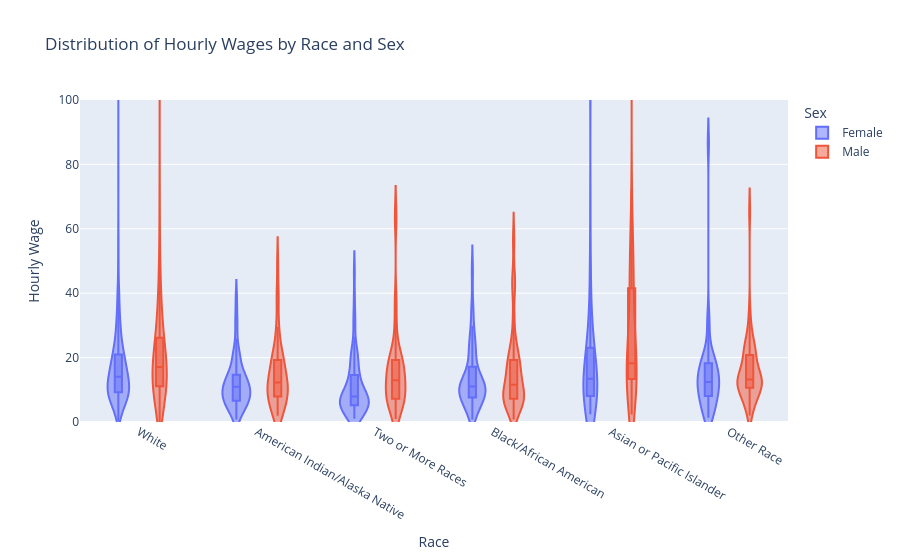

Source (notebook cell):
### Code cell
#si-figure-2
import plotly.express as px
import pandas as pd

data = pd.read_csv(r"Assignment 11 Data\assignment8Data.csv")
#https://usa.ipums.org/usa-action/variables/RACE#codes_section
def map_race(code):
    if code == 100:
        return "White"
    elif code == 200:
        return "Black/African American"
    elif 300 <= code <= 399:
        return "American Indian/Alaska Native"
    elif 400 <= code <= 699:
        return "Asian or Pacific Islander"
    elif code == 700:
        return "Other Race"
    elif 801 <= code <= 996:
        return "Two or More Races"
    else:
        return "Missing/Unknown"

def map_sex(code):
    if code == 1:
        return "Male"
    elif code == 2:
        return "Female"
    else:
        return "Other/Unknown"

data['Race'] = data['raced'].apply(map_race)
data['Sex'] = data['sex'].apply(map_sex)
data['Hourly Wage'] = data['hrwage']

plot_data = data[
    (data['Hourly Wage'] > 0) & 
    (data['Race'] != "Missing/Unknown")
]

fig = px.violin(plot_data, x='Race', y='Hourly Wage', color='Sex', title='Distribution of Hourly Wages by Race and Sex', box=True, points=False)
fig.update_yaxes(range=[0, 100]) #excluding outliers above 100 an hour

fig

### Figure 1 — Plotly figure (JSON) as saved in the notebook; plotly's stock layout.template omitted (floating-point values rounded to 4 significant figures; data arrays with more than 128 entries replaced by an {"elided": "..."} marker saying what was removed)
{"data": [{"alignmentgroup": "True", "box": {"visible": true}, "hovertemplate": "Sex=Female<br>Race=%{x}<br>Hourly Wage=%{y}<extra></extra>", "legendgroup": "Female", "marker": {"color": "#636efa"}, "name": "Female", "offsetgroup": "Female", "orientation": "v", "points": false, "scalegroup": "True", "showlegend": true, "type": "violin", "x": {"elided": "4564 str values"}, "x0": " ", "xaxis": "x", "y": {"elided": "4564 float values"}, "y0": " ", "yaxis": "y"}, {"alignmentgroup": "True", "box": {"visible": true}, "hovertemplate": "Sex=Male<br>Race=%{x}<br>Hourly Wage=%{y}<extra></extra>", "legendgroup": "Male", "marker": {"color": "#EF553B"}, "name": "Male", "offsetgroup": "Male", "orientation": "v", "points": false, "scalegroup": "True", "showlegend": true, "type": "violin", "x": {"elided": "4687 str values"}, "x0": " ", "xaxis": "x", "y": {"elided": "4687 float values"}, "y0": " ", "yaxis": "y"}], "layout": {"legend": {"title": {"text": "Sex"}, "tracegroupgap": 0}, "title": {"text": "Distribution of Hourly Wages by Race and Sex"}, "violinmode": "group", "xaxis": {"anchor": "y", "domain": [0, 1], "title": {"text": "Race"}}, "yaxis": {"anchor": "x", "domain": [0, 1], "range": [0, 100], "title": {"text": "Hourly Wage"}}}}
